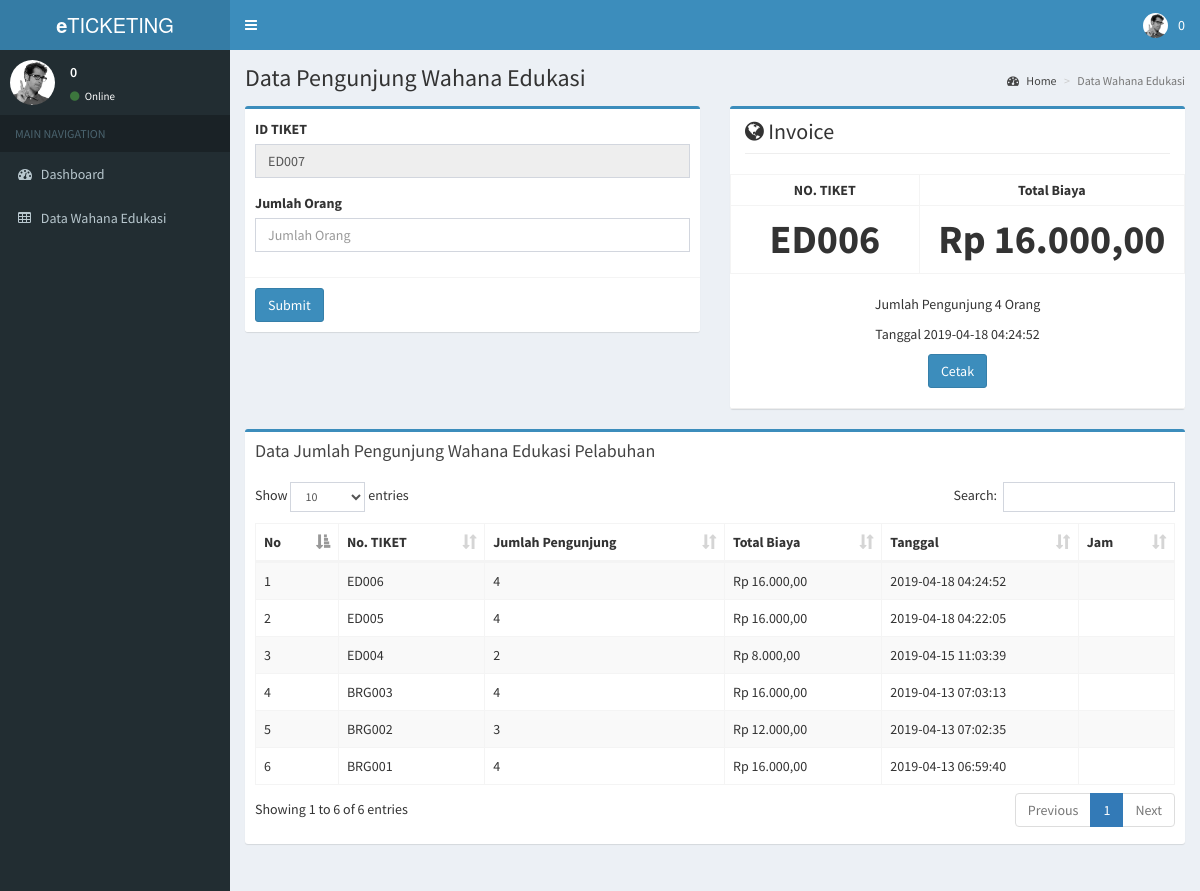
Screenshot of /pages/add_edukasi.php (signed in) with the database file from the repository.
### tables this page shows
CREATE TABLE `tb_edukasi` (
  `id_edukasi` varchar(50) NOT NULL,
  `id_user` varchar(10) DEFAULT NULL,
  `jml_orang` int(11) DEFAULT NULL,
  `total` int(11) DEFAULT NULL,
  `tanggal` datetime NOT NULL,
  `status` int(11) DEFAULT '0'
);

### pages/add_edukasi.php (the view, shortened to what this page needs)
<?php
include('header.php');
?>
  <div class="content-wrapper">
    <section class="content-header">
      <h1>
        Data Pengunjung Wahana Edukasi
      </h1>
      <ol class="breadcrumb">
        <li><a href="index.php"><i class="fa fa-dashboard"></i> Home</a></li>
        <li class="active">Data Wahana Edukasi</li>
      </ol>
    </section>
    <section class="content">
     <div class="row">
        <div class="col-md-6">
          <div class="box box-primary">
            <form action="" method="post">
              <div class="box-body">
                <?php
                $query = mysqli_query($connect,"SELECT max(id_edukasi) as maxKode FROM tb_edukasi");
                $data = mysqli_fetch_array($query);
                $kodeEdukasi = $data['maxKode'];
                $noUrut = (int) substr($kodeEdukasi, 3, 3);
                $noUrut++;
                $char = "ED";
                $kodeEdukasi = $char . sprintf("%03s", $noUrut);
                ?>
                <div class="form-group">
                  <label for="exampleInputEmail1">ID TIKET</label>
                  <input type="text" name="edukasi" class="form-control" id="exampleInputEmail1" placeholder="No Kendaraan" value="<?php echo $kodeEdukasi;?>" readonly>
                </div>
                <div class="form-group">
                  <label for="exampleInputPassword1">Jumlah Orang</label>
                  <input type="number" name="jml_orang" class="form-control" id="exampleInputPassword1" placeholder="Jumlah Orang" required oninvalid="this.setCustomValidity('Data Tidak Boleh Kosong!')" oninput="setCustomValidity('')">
                </div>
              </div>
              <div class="box-footer">
                <button type="submit" name="parkir" class="btn btn-primary">Submit</button>
              </div>
            </form>
          </div>
        </div>
         <div class="col-md-6">
          <div class="box box-primary">
          <div class="col-xs-12">
          <h2 class="page-header">
            <i class="fa fa-globe"></i> Invoice
          </h2>
        </div>
            <table class='table table-condensed table-bordered'>
        <tbody>
          <?php
          include ('../config.php');
          $sql = mysqli_query($connect, "SELECT * FROM tb_edukasi order by id_edukasi desc limit 1");
          $data = mysqli_fetch_array($sql);
          ?>
          <tr><th width='130px' scope='row' style="text-align:center;">NO. TIKET</th> <th width='130px' scope='row' style="text-align:center;">Total Biaya</th></tr>
          <tr><th width='130px' scope='row' style="text-align:center;font-size: 40px;"><?php echo $data['id_edukasi'];?> </th> <th width='130px' scope='row'  style="text-align:center;font-size: 40px;"><?php echo rupiah($data['total']);?></th></tr>
        </tbody>
        </table>
        <center><p>Jumlah Pengunjung <?php echo $data['jml_orang'];?> Orang</p><p>Tanggal <?php echo $data['tanggal'];?></p>
        <a href="cetak_edukasi.php" ><button class="btn btn-primary">Cetak</button></a><hr>
        </center>
          </div>
        </div>
      </div>
      <div class="row">
       <div class="col-xs-12">
          <div class="box box-primary">
            <div class="box-header">
              <h3 class="box-title">Data Jumlah Pengunjung Wahana Edukasi Pelabuhan</h3>
            </div>
            <div class="box-body">
              <table id="example1" class="table table-bordered table-striped">
                <thead>
                <tr>
                <th>No</th>
                  <th>No. TIKET</th>
                  <th>Jumlah Pengunjung</th>
                  <th>Total Biaya</th>
                  <th>Tanggal</th>
                  <th>Jam</th>
                </tr>
                </thead>
                <tbody>
                <?php
                include '../config.php';
                $no = 1;
                $query = mysqli_query($connect, "SELECT * FROM tb_edukasi ORDER BY id_edukasi DESC");
                while ($data = mysqli_fetch_array($query)) {
                ?>
                <tr>
                  <td><?php echo $no++;?></td>
                  <td><?php echo $data['id_edukasi'];?></td>
                  <td><?php echo $data['jml_orang'];?>
                  </td>
                  <td><?php echo rupiah($data['total']);?></td>
                  <td><?php echo $data['tanggal'];?></td>
                  <td><?php echo $data['jam'];?></td>
                </tr>
                <?php
                }
                ?>
                </tbody>
              </table>
            </div>
          </div>
        </div>
      </div>
    </section>
  </div>
<?php
include 'footer.php';
function rupiah($angka){
  $hasil_rupiah = "Rp " . number_format($angka,2,',','.');
  return $hasil_rupiah;
}
?>

### pages/header.php (shortened to what this page needs)
<!DOCTYPE html>
<html>
<head>
  <link rel="stylesheet" href="../bower_components/bootstrap/dist/css/bootstrap.min.css">
  <link rel="stylesheet" href="../bower_components/font-awesome/css/font-awesome.min.css">
  <link rel="stylesheet" href="../bower_components/Ionicons/css/ionicons.min.css">
  <link rel="stylesheet" href="../bower_components/datatables.net-bs/css/dataTables.bootstrap.min.css">
  <link rel="stylesheet" href="../dist/css/AdminLTE.min.css">
  <link rel="stylesheet" href="../dist/css/skins/_all-skins.min.css">
  <link rel="stylesheet" href="../bower_components/Ionicons/css/ionicons.min.css">
  <link rel="stylesheet" href="../bower_components/bootstrap-daterangepicker/daterangepicker.css">
  <link rel="stylesheet" href="../bower_components/bootstrap-datepicker/dist/css/bootstrap-datepicker.min.css">
  <link rel="stylesheet" href="../plugins/iCheck/all.css">
  <link rel="stylesheet" href="../bower_components/bootstrap-colorpicker/dist/css/bootstrap-colorpicker.min.css">
  <link rel="stylesheet" href="../plugins/timepicker/bootstrap-timepicker.min.css">
  <link rel="stylesheet" href="../bower_components/select2/dist/css/select2.min.css">
  <link rel="stylesheet" href="../dist/css/AdminLTE.min.css">
  <link rel="stylesheet" href="../dist/css/skins/_all-skins.min.css">
</head>
<body class="hold-transition skin-blue sidebar-mini">
<div class="wrapper">
  <header class="main-header">
    <a href="../index2.html" class="logo">
      <span class="logo-lg"><b>e</b>TICKETING</span>
    </a>
    <nav class="navbar navbar-static-top">
      <a href="#" class="sidebar-toggle" data-toggle="push-menu" role="button">
      </a>
      <div class="navbar-custom-menu">
        <ul class="nav navbar-nav">
          <li class="dropdown user user-menu">
            <a href="#" class="dropdown-toggle" data-toggle="dropdown">
              <img src="../dist/img/user2-160x160.jpg" class="user-image" alt="User Image">
              <span class="hidden-xs"><?php echo $_SESSION['nama_user']; ?></span>
            </a>
          </li>
        </ul>
      </div>
    </nav>
  </header>
  <aside class="main-sidebar">
    <section class="sidebar">
      <div class="user-panel">
        <div class="pull-left image">
          <img src="../dist/img/user2-160x160.jpg" class="img-circle" alt="User Image">
        </div>
        <div class="pull-left info">
          <p><?php echo $_SESSION['nama_user']; ?></p>
          <a href="#"><i class="fa fa-circle text-success"></i> Online</a>
        </div>
      </div>
      <ul class="sidebar-menu" data-widget="tree">
        <li class="header">MAIN NAVIGATION</li>
        <?php  if($_SESSION['level'] == "Administrator") {
          echo "
          <li><a href='index.php'><i class='fa fa-dashboard'></i> <span>Dashboard</span></a></li>
          <li><a href='add_parkir.php'><i class='fa fa-table'></i> <span>Data Parkir</span></a></li>
          <li><a href='add_aquarium.php'><i class='fa fa-table'></i> <span>Data Wahana Aquarium</span></a></li>
          <li><a href='add_edukasi.php'><i class='fa fa-table'></i> <span>Data Wahana Edukasi</span></a></li>
          <li><a href='add_user.php'><i class='fa fa-table'></i> <span>Data User</span></a></li>
          <li class='treeview'>
          <a href='#'>
            <i class='fa fa-book'></i>
            <span>Cetak Laporan</span>
            <span class='pull-right-container'>
              <i class='fa fa-angle-left pull-right'></i>
            </span>
          </a>
          <ul class='treeview-menu'>
            <li><a href='cetak_laporan_periode.php'><i class='fa fa-circle-o'></i> Periode</a></li>
            <li><a href='cetak_laporan.php'><i class='fa fa-circle-o'></i> Tahunan</a></li>
          </ul>
        </li>
          ";
        }else if ($_SESSION['level'] == "Petugas Parkir") {
          echo "
          <li><a href='index.php'><i class='fa fa-dashboard'></i> <span>Dashboard</span></a></li>
          <li><a href='add_parkir.php'><i class='fa fa-table'></i> <span>Data Parkir</span></a></li>
          ";
        }else if ($_SESSION['level'] == "Petugas Wahana Aquarium") {
          echo "
          <li><a href='index.php'><i class='fa fa-dashboard'></i> <span>Dashboard</span></a></li>
          <li><a href='add_aquarium.php'><i class='fa fa-table'></i> <span>Data Wahana Aquarium</span></a></li>
          ";
        }else if ($_SESSION['level'] == "Petugas Wahana Edukasi") {
          echo "
          <li><a href='index.php'><i class='fa fa-dashboard'></i> <span>Dashboard</span></a></li>
          <li><a href='add_edukasi.php'><i class='fa fa-table'></i> <span>Data Wahana Edukasi</span></a></li>
          ";
        }else{
          header('location: ../index.php');
        }
          ?>
      </ul>
    </section>
  </aside>

### pages/footer.php (shortened to what this page needs)
</div>
</body>
</html>

### rows the page displays
tb_edukasi: id_edukasi "ED006", total "Rp 16.000,00", jml_orang "4", tanggal "2019-04-18 04:24:52"
tb_edukasi: id_edukasi "ED005", jml_orang "4", total "Rp 16.000,00", tanggal "2019-04-18 04:22:05"
tb_edukasi: id_edukasi "ED004", jml_orang "2", total "Rp 8.000,00", tanggal "2019-04-15 11:03:39"
tb_edukasi: id_edukasi "BRG003", jml_orang "4", total "Rp 16.000,00", tanggal "2019-04-13 07:03:13"
tb_edukasi: id_edukasi "BRG002", jml_orang "3", total "Rp 12.000,00", tanggal "2019-04-13 07:02:35"
tb_edukasi: id_edukasi "BRG001", jml_orang "4", total "Rp 16.000,00", tanggal "2019-04-13 06:59:40"

### other values shown
$_SESSION['nama_user'] "0"
